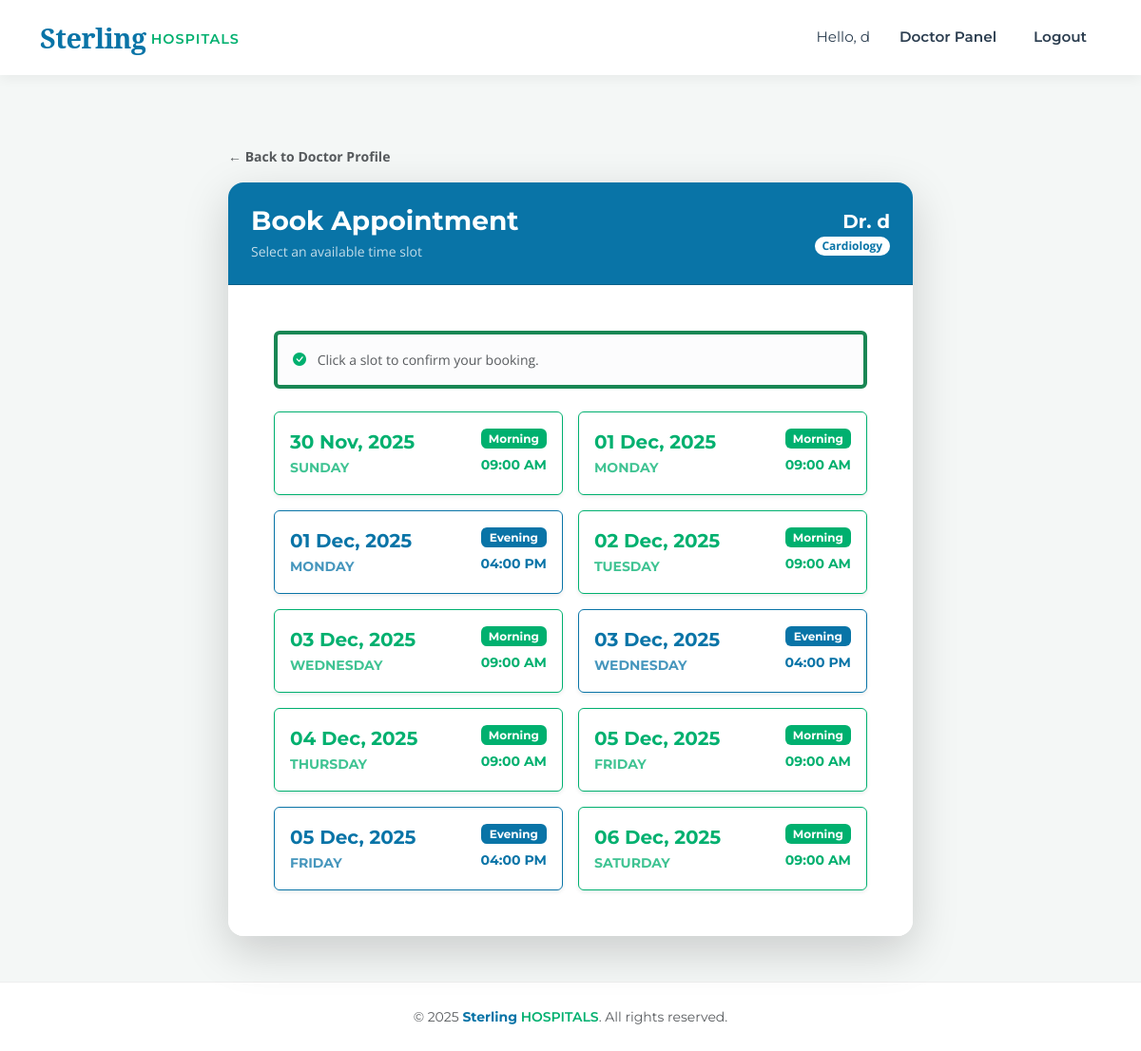
/book_appointment/2 (signed in), run on the app's committed database.
### models.py (models this page shows)
class User(db.Model, UserMixin):
    __tablename__ = 'users'
    id = db.Column(db.Integer, primary_key=True)
    username = db.Column(db.String(100), unique=True, nullable=False)
    email = db.Column(db.String(120), unique=True, nullable=False)
    password = db.Column(db.String(200), nullable=False)
    role = db.Column(db.String(20), nullable=False)  # admin, doctor, patient
    phone_number = db.Column(db.String(15), nullable=True)
    is_active_user = db.Column(db.Boolean, default=True)
    department_id = db.Column(db.Integer, db.ForeignKey('departments.id'), nullable=True)
    doctor_appointments = db.relationship('Appointment', foreign_keys='Appointment.doctor_id', backref='doctor_ref', lazy=True)
    patient_appointments = db.relationship('Appointment', foreign_keys='Appointment.patient_id', backref='patient_ref', lazy=True)

class Department(db.Model):
    __tablename__ = 'departments'
    id = db.Column(db.Integer, primary_key=True)
    name = db.Column(db.String(100), unique=True, nullable=False)
    description = db.Column(db.Text, nullable=True)
    doctors = db.relationship('User', backref='department', lazy=True)

class DoctorAvailability(db.Model):
    __tablename__ = 'doctor_availability'
    id = db.Column(db.Integer, primary_key=True)
    doctor_id = db.Column(db.Integer, db.ForeignKey('users.id'), nullable=False)
    available_date = db.Column(db.Date, nullable=False)
    slot_type = db.Column(db.String(20), nullable=False) # 'Morning' or 'Evening'

### app.py (the view, shortened to what this page needs)
@app.route('/book_appointment/<int:doctor_id>', methods=['GET', 'POST'])
@login_required
def book_appointment(doctor_id):
    doctor = db.session.get(User, doctor_id)
    availabilities = DoctorAvailability.query.filter(
        DoctorAvailability.doctor_id == doctor_id,
        DoctorAvailability.available_date >= datetime.today().date()
    ).order_by(DoctorAvailability.available_date).all()
    return render_template('book_appointment.html', doctor=doctor, availabilities=availabilities)

### app.py (called while the page is built)
@login_manager.user_loader
def load_user(user_id):
    return db.session.get(User, int(user_id))

### templates/book_appointment.html (shortened to what this page needs)
{% extends "base.html" %}
{% block content %}
<div class="container mt-5">
    <div class="row justify-content-center">
        <div class="col-lg-8">
            <div class="mb-3">
                <a href="{{ url_for('doctor_profile', doctor_id=doctor.id) }}" class="text-decoration-none text-muted fw-bold small">
                    &larr; Back to Doctor Profile
                </a>
            </div>
            <div class="card shadow-lg border-0 rounded-4 overflow-hidden">
                <div class="card-header bg-primary text-white p-4">
                    <div class="d-flex justify-content-between align-items-center">
                        <div>
                            <h3 class="fw-bold mb-1">Book Appointment</h3>
                            <p class="mb-0 opacity-75 small">Select an available time slot</p>
                        </div>
                        <div class="text-end">
                            <h5 class="fw-bold mb-0">Dr. {{ doctor.username }}</h5>
                            <span class="badge bg-white text-primary rounded-pill small">{{ doctor.department.name }}</span>
                        </div>
                    </div>
                </div>
                <div class="card-body p-5 bg-white">
                    {% if availabilities %}
                        <div class="alert alert-light border-start border-4 border-success mb-4 text-muted small">
                            <i class="bi bi-check-circle-fill text-success me-2"></i>
                            Click a slot to confirm your booking.
                        </div>
                        <div class="row g-3">
                            {% for slot in availabilities %}
                            <div class="col-md-6">
                                <form method="POST" action="{{ url_for('book_appointment', doctor_id=doctor.id) }}">
                                    {% set is_morning = (slot.slot_type == 'Morning') %}
                                    <button type="submit"
                                            class="btn w-100 p-3 text-start d-flex justify-content-between align-items-center shadow-sm card-hover {{ 'btn-outline-success' if is_morning else 'btn-outline-evening' }}"
                                            onclick="return confirm('Confirm Booking Details:\n\nDoctor: Dr. {{ doctor.username }}\nDate: {{ slot.available_date }}\nSlot: {{ slot.slot_type }}\n\nClick OK to book this appointment.')">
                                        <div>
                                            <div class="fw-bold fs-5">{{ slot.available_date.strftime('%d %b, %Y') }}</div>
                                            <small class="text-uppercase fw-bold opacity-75">{{ slot.available_date.strftime('%A') }}</small>
                                        </div>
                                        <div class="text-end">
                                            <span class="badge {{ 'bg-success' if is_morning else 'bg-evening' }} mb-1 d-block">{{ slot.slot_type }}</span>
                                            <small class="fw-bold {{ 'text-success' if is_morning else 'text-evening' }}">
                                                {% if is_morning %} 09:00 AM {% else %} 04:00 PM {% endif %}
                                            </small>
                                        </div>
                                    </button>
                                </form>
                            </div>
                            {% endfor %}
                        </div>
                    {% endif %}
                </div>
            </div>
        </div>
    </div>
</div>
{% endblock %}

### templates/base.html (shortened to what this page needs)
<!DOCTYPE html>
<html lang="en">
<head>
    <link href="https://cdn.jsdelivr.net/npm/bootstrap@5.3.0/dist/css/bootstrap.min.css" rel="stylesheet">
    <link rel="stylesheet" href="https://cdn.jsdelivr.net/npm/bootstrap-icons@1.11.1/font/bootstrap-icons.css">
    <link rel="stylesheet" href="{{ url_for('static', filename='css/style.css') }}">
</head>
<body class="d-flex flex-column min-vh-100">
    <nav class="navbar navbar-expand-lg navbar-light fixed-top">
        <div class="container">
            <a class="navbar-brand" href="{{ url_for('index') }}">
                <span class="brand-sterling">Sterling</span>
                <span class="brand-hospitals">HOSPITALS</span>
            </a>
            <div class="collapse navbar-collapse" id="navbarNav">
                <ul class="navbar-nav ms-auto align-items-center">
                    {% if current_user.is_authenticated %}
                        <li class="nav-item">
                            <span class="nav-link text-muted" style="font-weight: 400;">Hello, {{ current_user.username }}</span>
                        </li>
                        <li class="nav-item">
                            {% if current_user.role == 'admin' %}
                                <a class="nav-link" href="{{ url_for('admin_dashboard') }}">Admin Dashboard</a>
                            {% elif current_user.role == 'doctor' %}
                                <a class="nav-link" href="{{ url_for('doctor_dashboard') }}">Doctor Panel</a>
                            {% else %}
                                <a class="nav-link" href="{{ url_for('patient_dashboard') }}">My Dashboard</a>
                            {% endif %}
                        </li>
                        <li class="nav-item">
                            <a class="nav-link btn btn-danger text-white btn-sm ms-3" style="border-radius: 4px; padding: 6px 15px;" href="{{ url_for('logout') }}">Logout</a>
                        </li>
                    {% endif %}
                </ul>
            </div>
        </div>
    </nav>
    <div style="height: 80px;"></div>
    <div class="container mt-4 mb-5">
        {% block content %}{% endblock %}
    </div>
    <footer class="text-center text-muted py-4 mt-auto">
        <div class="container">
            <small>&copy; 2025 <span style="color: var(--brand-blue); font-weight:700;">Sterling</span> <span style="color: var(--brand-green); font-weight:600;">HOSPITALS</span>. All rights reserved.</small>
        </div>
    </footer>
</body>
</html>

### static/css/style.css (style rules this page uses)
:root { --brand-blue: #0974A7; --brand-dark-blue: #015890; --brand-green: #00B06F; --brand-dark-green:#008f5a; --brand-dark: #2c3e50; --brand-warning: #FAD10A; --brand-bg-soft: #f4f7f6; --font-primary: "Montserrat", sans-serif; --font-serif: "Noto Serif", serif; --font-text: "Open Sans", sans-serif; }
body { font-family: var(--font-text); background-color: var(--brand-bg-soft); color: #333; }
h1, h2, h3, h4, h5, h6, .btn, .navbar-brand, .nav-link, footer { font-family: var(--font-primary); }
.navbar { background-color: white !important; box-shadow: 0 4px 12px rgba(0,0,0,0.05); padding: 0.8rem 0; }
.navbar-brand { display: flex; align-items: center; text-decoration: none; }
.brand-sterling { font-family: var(--font-serif); color: var(--brand-blue); font-weight: 700; font-size: 1.8rem; letter-spacing: -0.5px; }
.brand-hospitals { font-family: var(--font-primary); color: var(--brand-green); font-weight: 600; font-size: 0.9rem; text-transform: uppercase; letter-spacing: 1px; margin-left: 5px; padding-top: 5px; }
.nav-link { color: var(--brand-dark) !important; font-weight: 600; font-size: 0.95rem; margin-left: 15px; transition: color 0.3s ease; }
.text-primary { color: var(--brand-blue) !important; }
.bg-primary { background-color: var(--brand-blue) !important; color: white !important; }
.text-success { color: var(--brand-green) !important; }
.bg-success { background-color: var(--brand-green) !important; color: white !important; }
.btn-outline-success { color: var(--brand-green); border-color: var(--brand-green); }
.card { border: none; border-radius: 8px; box-shadow: 0 4px 6px rgba(0,0,0,0.05); }
.card-hover { transition: transform 0.2s ease, box-shadow 0.2s ease; }
footer { background-color: white; border-top: 1px solid #eee; }
.text-evening { color: var(--brand-blue) !important; }
.bg-evening { background-color: var(--brand-blue) !important; color: white !important; }
.btn-outline-evening { color: var(--brand-blue); border-color: var(--brand-blue); }

### data on the page
User: username "d"
Department: department.name "Cardiology"
DoctorAvailability: available_date "30 Nov, 2025", available_date "SUNDAY", slot_type "Morning", shows "09:00 AM"
DoctorAvailability: available_date "01 Dec, 2025", available_date "MONDAY", slot_type "Morning", shows "09:00 AM"
DoctorAvailability: available_date "01 Dec, 2025", available_date "MONDAY", slot_type "Evening", shows "04:00 PM"
DoctorAvailability: available_date "02 Dec, 2025", available_date "TUESDAY", slot_type "Morning", shows "09:00 AM"
DoctorAvailability: available_date "03 Dec, 2025", available_date "WEDNESDAY", slot_type "Morning", shows "09:00 AM"
DoctorAvailability: available_date "03 Dec, 2025", available_date "WEDNESDAY", slot_type "Evening", shows "04:00 PM"
DoctorAvailability: available_date "04 Dec, 2025", available_date "THURSDAY", slot_type "Morning", shows "09:00 AM"
DoctorAvailability: available_date "05 Dec, 2025", available_date "FRIDAY", slot_type "Morning", shows "09:00 AM"
DoctorAvailability: available_date "05 Dec, 2025", available_date "FRIDAY", slot_type "Evening", shows "04:00 PM"
DoctorAvailability: available_date "06 Dec, 2025", available_date "SATURDAY", slot_type "Morning", shows "09:00 AM"
